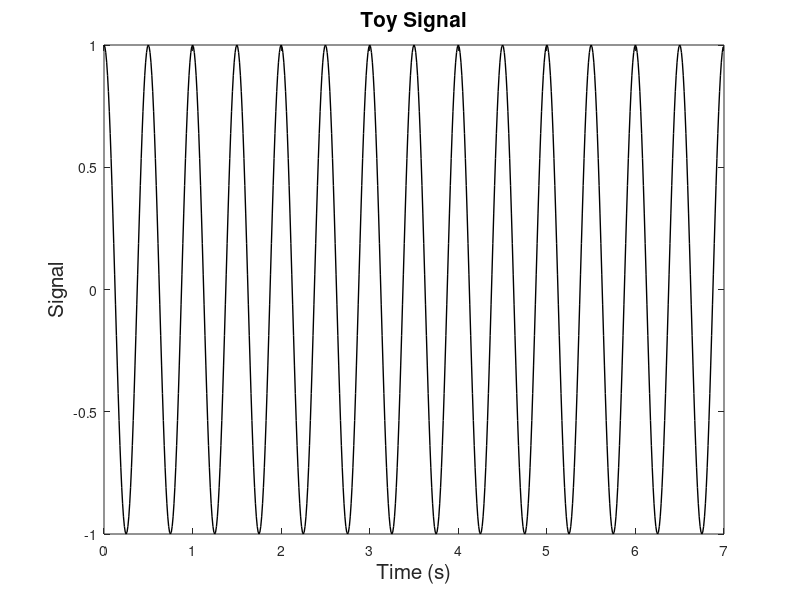

MATLAB code to generate this figure: (Note: this script raises an error after producing the figure.)
%%

clc; close all; clear;

% <latex>
% \title{BE 521: Homework 3 Questions\\{\normalsize Feature extraction} \\{\normalsize Spring 2021}}
% \author{68 points}
% \date{Due: Tuesday, 2/16/2021 10pm}
% \maketitle
% \textbf{Objective:} Extract features from data and build a simple detector
% </latex>

%% 
% <latex>
% \begin{center}
% \author{Shubhankar Patankar \\
%   \normalsize Collaborators: Peter Galer \\}
% \end{center}
% </latex>

%%
% <latex> 
% \section{Features and Simulations (39 pts)} As you learned
% in class, features are the backbone of almost all detection
% strategies, from seizures in EEG to faces in images. Features are
% usually defined in journal articles as an equation or set of
% equations, and the task for the reader---if she wants to use that
% feature---is to implement that feature in code. In this section, you
% will explore and implement some features commonly used in EEG
% analysis and test them on simulated time-series data.
% \begin{enumerate}
%  \item Consider the following toy signal: 7 seconds of a 2 Hz sine
%  wave with a quarter period phase-shift, sampled at 100 Hz
%   \begin{enumerate}
%    \item Plot the signal. (2 pts)
% </latex>

cd('/Users/sppatankar/Developer/BE-521')
addpath(genpath('Homework_3'));

duration = 7; % s
sampling_rate = 100; % Hz
dt = 1/sampling_rate;
time = 0:dt:7-dt;
signal_frequency = 2; % Hz
period = 1/signal_frequency;
toy_signal = sin((2 * pi * signal_frequency * (time + (0.25 * period))));

figure;
plot(time, toy_signal, 'LineWidth', 1, 'Color', [0, 0, 0])
xlabel('Time (s)', 'FontSize', 15);
ylabel('Signal', 'FontSize', 15);
title('Toy Signal', 'FontSize', 15);

%%
% <latex>
% \item Using the Matlab functions for the difference, sum, and
%   absolute value of the elements in a vector (look them up if you
%   don't know them), create an anonymous function for the
%    line-length feature
% 	$ LL(\mathbf{x}) = \sum_{i=2}^{n} |x_i - x_{i-1}| $ in one line of
% 	Matlab code that uses no loops (i.e., the outputs of one function
% 	will be the inputs of another). Your function should look
% 	something like \begin{lstlisting}
% 	  LLFn = @(x) XXXXXX;
% 	\end{lstlisting}
% 	where \texttt{XXXXX} represents some use of the aformentioned functions and the input signal \texttt{x}. (4 pts)
%    \item What is the line length of this signal? (2 pts)
%   \end{enumerate}
% </latex>

LLFn = @(x) sum(abs(diff(x)));
line_length_signal = LLFn(toy_signal)

%%
% <latex>
%  \item Consider line length of the signal using a sliding window
%  with a certain amount of window overlap (or, to think of it another
%  way, displacement with each ``slide''). Now, instead of having just
%  one value for the line length, you will have a number of values.
%   \begin{enumerate}
% 	\item Given a signal \texttt{x} with sampling frequency
% 	\texttt{fs} and windows of length \texttt{winLen} and displacement
% 	\texttt{winDisp} (both in seconds), create an anonymous function
% 	called \texttt{NumWins} that calculates the number of possible
% 	(full) windows in your signal of length \texttt{xLen} (in
% 	samples), i.e., \begin{lstlisting}
% 	  NumWins = @(xLen, fs, winLen, winDisp) XXXXXX;
% 	\end{lstlisting} where \texttt{XXXXXX} is the single-line
% 	expression for this value. You may assume that \texttt{winDisp} is
% 	a factor of both \texttt{winLen} (as it usually is/should be)
% 	and the length (in seconds) of \texttt{x}. (4 pts) 
% </latex>


% https://cs231n.github.io/convolutional-networks/
NumWins = @(xLen, fs, winLen, winDisp) ...
    ((xLen - (winLen * fs))/(winDisp * fs) + 1);

%%
% <latex>
%   \item Use this
% 	function to calculate the number of windows for the signal
% 	described in Question 1.1 for a 400 ms window with 200 ms
% 	displacement, i.e., the expression \begin{lstlisting}
% 	  NumWins(length(x), fs, winLen, winDisp)
% 	\end{lstlisting} 
% 	where \texttt{fs}, \texttt{winLen}, and \texttt{winDisp} are the appropriate values. (1 pt)
% </latex>

winLen = 0.4; % window size (s)
winDisp = 0.2; % window displacement (s)

number_of_windows = ...
    NumWins(length(toy_signal), sampling_rate, winLen, winDisp)

%%
% <latex>
% 	\item Repeat the above calculation for 50 ms window displacement. (1 pt)
% </latex>

number_of_windows = ...
    NumWins(length(toy_signal), sampling_rate, winLen, 50/1000)

%%
% <latex>
% 	\item Repeat the above calculation for 100 ms window displacement. (1 pt)
%   \end{enumerate}
% </latex>

number_of_windows = ...
    NumWins(length(toy_signal), sampling_rate, winLen, 100/1000)

%%
% <latex> 
%   \item 
%   \begin{enumerate}
%    \item Create a function (in another file) called
%    \texttt{MovingWinFeats(x, fs, winLen, winDisp, featFn)} that
%    returns a vector of the values of the feature on the signal
%    \texttt{x} in all the possible windows, where \texttt{featFn} is
%    a feature function like the one you wrote in Question 1.1.b. You
%    may find it useful to use your \texttt{NumWins} function (or at
%    least its expression). You may assume that the product of
%    \texttt{winDisp} and the sampling rate \texttt{fs} is an integer.
%    (6 pts) \\
% </latex>

%%
% <latex>
% Make sure your MovingWinFeats code is in your pdf. One way is to use the following Matlab code (in your script) to automatically
% load in the function's code (where we assume that the function is
% one directory up from the *.tex file). Windows users may need to
% change the forward-slash to a backslash. 
% </latex>

%   <latex>
%   \lstinputlisting{[path to] MovingWinFeats.m}
%   </latex>

%%
% <latex>
%    \item Using the signal you defined in Question 1.1 and the function you created in Question 1.1.b, calculate the line-length over windows of length 400 ms and displacement 200 ms. (2 pts)
% </latex>

winLen = 0.4; % s
winDisp = 0.2; % s
LL = MovingWinFeats(toy_signal, sampling_rate, winLen, winDisp, LLFn);

%%
% <latex>
%    \item Add a unit-amplitude 10 Hz signal (in the form of a sine wave) to your original signal and again calculate the line length over the same window and displacement. (2 pts)
%   \end{enumerate}
% </latex>

new_signal_frequency = 10; % Hz
new_toy_signal = toy_signal + sin((2 * pi * new_signal_frequency * time));

new_LL = MovingWinFeats(new_toy_signal, sampling_rate, winLen, winDisp, LLFn);

%%
% <latex>
%   \item Code the following 3 additional features in MINIMAL lines of code (hint: each can be implemented in one line using the anonymous function trick).
%   \begin{enumerate}
%    \item Area, $\displaystyle A(\mathbf{x}) = \sum_{i=1}^{n} |x_i| $ \quad (2 pts)
% </latex>

areaFn = @(x) sum(abs(x));
new_area = MovingWinFeats(new_toy_signal, sampling_rate, winLen, winDisp, areaFn);

%%
% <latex>
%    \item Energy, $\displaystyle E(\mathbf{x}) = \sum_{i=1}^{n} x_i^2 $ \quad (2 pts)
% </latex>

energyFn = @(x) sum(x.^2);
new_energy = MovingWinFeats(new_toy_signal, sampling_rate, winLen, winDisp, energyFn);

%%
% <latex>
%    \item Zero-Crossings around mean,\\ $\displaystyle ZX(\mathbf{x}) = \sum_{i=2}^{n} \mathbf{1}(\mathbf{FromAbove}) \;\mbox{OR}\; \mathbf{1}(\mathbf{FromBelow})$, 
%        where $\mathbf{1}(\cdot)$ denotes the indicator function, which returns a zero if its argument is false and a one if it is true, 
%        $\mathbf{FromAbove}$ denotes $(x_{i-1} - \overline{x} > 0) \;\mbox{AND}\; (x_i - \overline{x} < 0)$, 
%        $\mathbf{FromBelow}$ denotes $(x_{i-1} - \overline{x} < 0) \;\mbox{AND}\; (x_i - \overline{x} > 0)$,
%        and $\overline{x}$ is the mean value of the elements in $x$. (4 pts)
% </latex>

ZCFn = @(x) sum(diff(sign(x - mean(x))) ~= 0);
new_ZC = MovingWinFeats(new_toy_signal, sampling_rate, winLen, winDisp, ZCFn);

%%
% <latex>
%    \item Plot the values of the four features on the combined signal in the first four cells of a 3x2 matlab subplot.
%    Use a 400 ms window with 100 ms displacement. Using the right-aligned convention (where the
%    ``official'' time of the feature is that of the last data point
%    in the window), give the appropriate time axis for each window
%    point. In addition, plot the original signal with the 2Hz and 10Hz
%    components in the last two cells of the 3x2 subplot (to make
%    comparing down the column easy). Ensure that the time axis in all
%    of your plots is the same. (6 pts)
% </latex>

num_wins =  NumWins(length(toy_signal), sampling_rate, winLen, winDisp);
time_feats = zeros(1, num_wins);
win_start_idx = 1;
for i = 1:num_wins
    win_end_idx = win_start_idx + (winLen * sampling_rate) - 1;
    time_feats(i) = time(win_end_idx);
    win_start_idx = win_start_idx + (winDisp * sampling_rate);
end

figure;
hold on
subplot(3, 2, 1)
plot(time_feats, new_LL, 'LineWidth', 0.7, 'Color', [0, 0, 0])
xlim([0, duration])
xlabel('Time (s)', 'FontSize', 15);
ylabel('Line Length', 'FontSize', 15);

subplot(3, 2, 2)
plot(time_feats, new_area, 'LineWidth', 0.7, 'Color', [0, 0, 0])
xlim([0, duration])
xlabel('Time (s)', 'FontSize', 15);
ylabel('Area', 'FontSize', 15);

subplot(3, 2, 3)
plot(time_feats, new_energy, 'LineWidth', 0.7, 'Color', [0, 0, 0])
xlim([0, duration])
xlabel('Time (s)', 'FontSize', 15);
ylabel('Energy', 'FontSize', 15);

subplot(3, 2, 4)
plot(time_feats, new_ZC, 'LineWidth', 0.7, 'Color', [0, 0, 0])
xlim([0, duration])
xlabel('Time (s)', 'FontSize', 15);
ylabel('Zero Crossings', 'FontSize', 15);

subplot(3, 2, 5)
plot(time, new_toy_signal, 'LineWidth', 0.7, 'Color', [0, 0, 0])
xlim([0, duration])
xlabel('Time (s)', 'FontSize', 15);
ylabel('Signal', 'FontSize', 15);

subplot(3, 2, 6)
plot(time, new_toy_signal, 'LineWidth', 0.7, 'Color', [0, 0, 0])
xlim([0, duration])
xlabel('Time (s)', 'FontSize', 15);
ylabel('Signal', 'FontSize', 15);


%%
% <latex>
%   \end{enumerate}
% \end{enumerate}  
% \section{Feature Overlays (17 pts)}
% In this section, you will use a line-length feature overlay on a segment of EEG containing a seizure. This data is stored in \texttt{I521\_A0003\_D001} 
% \begin{enumerate}
%  \item What is the length using hours:minutes:seconds:milliseconds of the recording? (Use getDuration) (2 pts)
% </latex>

addpath(genpath('ieeg-matlab-1.14.49'))

session_1 = IEEGSession('I521_A0003_D001', 'spatank', 'spa_ieeglogin.bin');
IEEG_signal_duration = session_1.data(1).rawChannels(1).get_tsdetails.getDuration;
IEEG_signal_duration = IEEG_signal_duration/1000; % ms

hours = floor(IEEG_signal_duration/(60 * 60 * 1000))
remainder = rem(IEEG_signal_duration, 60 * 60 * 1000);

minutes = floor(remainder/(60 * 1000))
remainder = rem(remainder, 60 * 1000);

seconds = floor(remainder/1000)
milliseconds = rem(remainder, 1000)


%%
% <latex>
%  \item How many data points should we discard at the end if we want to clip the recording to the last full second? Do this clipping. (1 pt)
% </latex>

remove_duration = milliseconds/1000; % s
sampling_rate = session_1.data.sampleRate;
remove_points = (remove_duration * sampling_rate) + 1

end_time = session_1.data.rawChannels(1).get_tsdetails.getEndTime/1e6; % s
chirp_signal = session_1.data.getvalues(1:ceil(end_time * sampling_rate), 1);

all_seconds = (hours * 60 * 60) + (minutes * 60) + seconds;
dt = 1/sampling_rate;
chirp_time = 0:dt:all_seconds - dt;
chirp_signal = chirp_signal(1:end-remove_points); % clipped to nearest second

%%
% <latex>
%  \item If we want to overlay a feature trace on the original signal, we have to interpolate that feature (which has been calculated over windows) for each data point of the original signal. One of the simplest methods of doing this is called zero-order interpolation, where we just hold the value constant until we get to the next calculated value. For example, if we had a moving window of 1 second with 1 second displacement, the zero-order interpolated feature vector would have the same value the entire first second, then the same for the entire second second, etc, where each second contains the same number of points as the sampling frequency of the original signal.
%  \begin{enumerate}
%   \item Using the \texttt{repmat} and \texttt{reshape} functions, create an external function \texttt{zoInterp(x, numInterp} that copies each value of \texttt{x} \texttt{numInterp} times. You can implement this function in one line of code with no loops. Include the code for this function as you did in Question 1.3.a. (2 pts)
% </latex>

%%
% <latex>
%   \item Confirm that this function works correctly by expanding the length of the vector \texttt{1:5} by a factor of 5 and plotting with the command
%   \begin{lstlisting}
% 	plot(zoInterp(1:5,5),'-o')
%   \end{lstlisting}
%   where the \texttt{'-o'} option lets us see the individul points as well as the line that connects them. (2 pts)
%  \end{enumerate}
% </latex>

figure;
plot(zoInterp(1:5, 5), '-o', 'LineWidth', 1, 'Color', [0, 0, 0])
title('Replication Test', 'FontSize', 15);

%%
% <latex>
%  \item Using a 5-second sliding window with 1-second displacement,
%  calculate the line length feature over the entire signal. Normalize
%  the line-length feature values to have a maximum twice that of the
%  original EEG signal maximum. Plot the signal in blue and overlay
%  the right-aligned line-length feature in yellow. Note: you will need
%  to pad your
%  signal in order to get them to line up correctly and be the
%  same length. Put the units of your time axis in minutes, and be
%  sure to add a legend in a location in the plot that does not cover
%  up any signal or feature. (6 pts)
% </latex>

winLen = 5; % s
winDisp = 1; % s

LL_chirp = MovingWinFeats(chirp_signal, sampling_rate, winLen, winDisp, LLFn);
LL_chirp_interp = [LL_chirp(1) .* ones(1, (winLen - winDisp) .* sampling_rate), ...
    zoInterp(LL_chirp, winDisp * sampling_rate)];

LL_chirp_norm = (LL_chirp .* 2 .* max(chirp_signal))./max(LL_chirp);

LL_chirp_norm_interp = [LL_chirp_norm(1) .* ones(1, (winLen - winDisp) .* sampling_rate), ...
    zoInterp(LL_chirp_norm, winDisp * sampling_rate)];

figure;
hold on
chirp_time_mins = chirp_time ./ 60;
plot(chirp_time_mins, chirp_signal, 'LineWidth', 2, ...
    'Color', 'b');
plot(chirp_time_mins, LL_chirp_norm_interp, 'LineWidth', 2, ...
    'Color', 'y');
xlim([0, chirp_time_mins(end)])
legend('Signal', 'Normalized Line Length', 'Location', 'NorthWest');
hold off
xlabel('Time (min)', 'FontSize', 15);
title('Normalized Line Length for I521\_A0003\_D001', 'FontSize', 15);

%%
% <latex>
%  \item What threshold might you use on the raw line-length feature
%  vector (not the normalized one used for plotting) in order to
%  capture the 17 largest pre-seizure chirps that occur? (1 pt)
% </latex>

figure;
plot(chirp_time_mins, LL_chirp_interp, 'LineWidth', 2, ...
    'Color', 'k');
xlabel('Time (min)', 'FontSize', 15);
title('Line Length (I521\_A0003\_D001)', 'FontSize', 15);

threshold = 42000 % for 17 pre-seizure chirps

%%
% <latex>
%  \item Using this threshold value, in another plot draw red vertical lines at the leading point in time where the threshold is crossed. Add these vertical lines on top of the plot you made in Question 2.4. These events should capture the pre-seizure chirps, the seizure onset, and some flickering during the end of the seizure. (3 pts)
% </latex>

inds_all = find(LL_chirp_interp >= threshold); % index into signal
inds_val = find(LL_chirp_interp(inds_all - 1) < threshold); % index into index
inds = inds_all(inds_val);

figure;
hold on
chirp_time_mins = chirp_time ./ 60;
plot(chirp_time_mins, chirp_signal, 'LineWidth', 2, ...
    'Color', 'b');
plot(chirp_time_mins, LL_chirp_norm_interp, 'LineWidth', 2, ...
    'Color', 'y');
plot([chirp_time_mins(inds); chirp_time_mins(inds)], ...
    repmat(ylim', 1, size(inds, 2)), '-r', 'LineWidth', 0.75)
xlim([0, chirp_time_mins(end)])
legend('Signal', 'Normalized Line Length', 'Location', 'NorthWest');
hold off
xlabel('Time (min)', 'FontSize', 15);
title('Normalized Line Length (I521\_A0003\_D001)', 'FontSize', 15);

%%
% <latex>
% \end{enumerate}
% \section{Building a Detector (12 pts)}
% In this section, you will use the features you defined previously to build a seizure detector. Use the EEG data in the file \texttt{I521\_A0003\_D002} with channels \texttt{multiSz\_1}, and \texttt{multiSz\_2}.
% \begin{enumerate}
%  \item Plot the signal in \texttt{multiSz\_1} and draw vertical red lines at the times when you think the two seizures begin. (You should be able to do this without the need of any features.) (2 pts)
% </latex>

session_2 = IEEGSession('I521_A0003_D002', 'spatank', 'spa_ieeglogin.bin');
sampling_rate = session_2.data.sampleRate;

end_time = session_2.data.rawChannels(1).get_tsdetails.getEndTime/1e6; % s
multiSz_1 = session_2.data.getvalues(1:ceil(end_time * sampling_rate), 1);

dt = 1/sampling_rate;
time_multiSz_1 = 0:dt:end_time;

seizure_inds = [755, 9382];

figure;
hold on
plot(time_multiSz_1, multiSz_1, 'LineWidth', 1, 'Color', [0, 0, 0])
plot([seizure_inds; seizure_inds], ...
    repmat(ylim', 1, size(seizure_inds, 2)), '-r', 'LineWidth', 2)
hold off
xlabel('Time (s)', 'FontSize', 15);
ylabel('Signal', 'FontSize', 15);
title('Channel 1 (I521\_A0003\_D002)', 'FontSize', 15);

%%
% <latex>
%  \item Produce feature overlay plots similar to that of Question 2.4 for each of the four features you have implemented along with the red vertical lines at each seizure. Use the same 4-second sliding window with 1 second displacement. (4 pts)
% </latex>

winLen = 0.4; % s
winDisp = 0.1; % s

multiSz_1_LL = MovingWinFeats(multiSz_1, sampling_rate, winLen, winDisp, LLFn);
multiSz_1_area = MovingWinFeats(multiSz_1, sampling_rate, winLen, winDisp, areaFn);
multiSz_1_energy = MovingWinFeats(multiSz_1, sampling_rate, winLen, winDisp, energyFn);
multiSz_1_ZC = MovingWinFeats(multiSz_1, sampling_rate, winLen, winDisp, ZCFn);

multiSz_1_LL_interp = [multiSz_1_LL(1) .* ...
    ones(1, round((winLen - winDisp) .* sampling_rate)), ...
    zoInterp(multiSz_1_LL, winDisp * sampling_rate)];
multiSz_1_area_interp = [multiSz_1_area(1) .* ...
    ones(1, round((winLen - winDisp) .* sampling_rate)), ...
    zoInterp(multiSz_1_area, winDisp * sampling_rate)];
multiSz_1_energy_interp = [multiSz_1_energy(1) .* ...
    ones(1, round((winLen - winDisp) .* sampling_rate)), ...
    zoInterp(multiSz_1_energy, winDisp * sampling_rate)];
multiSz_1_ZC_interp = [multiSz_1_ZC(1) .* ...
    ones(1, round((winLen - winDisp) .* sampling_rate)), ...
    zoInterp(multiSz_1_ZC, winDisp * sampling_rate)];

multiSz_1_LL_interp = (multiSz_1_LL_interp .* 2 .* max(multiSz_1))./max(multiSz_1_LL_interp);
multiSz_1_area_interp = (multiSz_1_area_interp .* 2 .* max(multiSz_1))./max(multiSz_1_area_interp);
multiSz_1_energy_interp = (multiSz_1_energy_interp .* 2 .* max(multiSz_1))./max(multiSz_1_energy_interp);
multiSz_1_ZC_interp = (multiSz_1_ZC_interp .* 2 .* max(multiSz_1))./max(multiSz_1_ZC_interp);

figure;
hold on
plot(time_multiSz_1, multiSz_1, 'LineWidth', 2, 'Color', [0, 0, 0])
plot(time_multiSz_1, multiSz_1_LL_interp, 'LineWidth', 2, 'Color', [0.7, 0.7, 0.7])
plot([seizure_inds; seizure_inds], ...
    repmat(ylim', 1, size(seizure_inds, 2)), '-r', 'LineWidth', 2)
hold off
xlim([0, end_time])
legend('Raw Signal', 'Normalized Line Length', 'Location', 'NorthEast')
title('Line Length (I521\_A0003\_D002 Ch. 1)', 'FontSize', 15);
xlabel('Time (s)', 'FontSize', 15);
ylabel('Line Length', 'FontSize', 15);

figure;
hold on
plot(time_multiSz_1, multiSz_1, 'LineWidth', 2, 'Color', [0, 0, 0])
plot(time_multiSz_1, multiSz_1_area_interp, 'LineWidth', 2, 'Color', [0.7, 0.7, 0.7])
plot([seizure_inds; seizure_inds], ...
    repmat(ylim', 1, size(seizure_inds, 2)), '-r', 'LineWidth', 2)
hold off
xlim([0, end_time])
legend('Raw Signal', 'Normalized Area', 'Location', 'NorthEast')
title('Area (I521\_A0003\_D002 Ch. 1)', 'FontSize', 15);
xlabel('Time (s)', 'FontSize', 15);
ylabel('Area', 'FontSize', 15);

figure;
hold on
plot(time_multiSz_1, multiSz_1, 'LineWidth', 2, 'Color', [0, 0, 0])
plot(time_multiSz_1, multiSz_1_energy_interp, 'LineWidth', 2, 'Color', [0.7, 0.7, 0.7])
plot([seizure_inds; seizure_inds], ...
    repmat(ylim', 1, size(seizure_inds, 2)), '-r', 'LineWidth', 2)
hold off
xlim([0, end_time])
legend('Raw Signal', 'Normalized Energy', 'Location', 'NorthEast')
title('Energy (I521\_A0003\_D002 Ch. 1)', 'FontSize', 15);
xlabel('Time (s)', 'FontSize', 15);
ylabel('Energy', 'FontSize', 15);

figure;
hold on
plot(time_multiSz_1, multiSz_1, 'LineWidth', 2, 'Color', [0, 0, 0])
plot(time_multiSz_1, multiSz_1_ZC_interp, 'LineWidth', 2, 'Color', [0.7, 0.7, 0.7])
plot([seizure_inds; seizure_inds], ...
    repmat(ylim', 1, size(seizure_inds, 2)), '-r', 'LineWidth', 2)
hold off
xlim([0, end_time])
legend('Raw Signal', 'Normalized Zero Crossings', 'Location', 'SouthEast')
title('Zero Crossings (I521\_A0003\_D002 Ch. 1)', 'FontSize', 15);
xlabel('Time (s)', 'FontSize', 15);
ylabel('Zero Crossings', 'FontSize', 15);

%%
% <latex>
%  \item 
%   \begin{enumerate}
%    \item Based on your plots in the previous question, which of the
%    four features seems to give the largest signal (relative to the
%    background) for when a seizure occurs? Explain why you think this feature is the best. (3 pts)
% </latex>

% Energy seems to give the largest signal relative to the background before
% a seizure. There are significant pre-seizure spikes in line length, area,
% and energy. However, the difference in values between the spike and the
% mean for line length and area is much smaller compared to the same
% difference for energy. Zero crossings on the other hand are much noisier
% compared to the other three features.

%%
% <latex>
%    \item What threshold would you use to determine if a seizure is occurring? (1 pt)
% </latex>

% Normalized energy exceeding 3000 is a strong indicator of an imminent seizure. 
threshold = 3000 % energy threshold for seizure 

%%
% <latex>
%   \end{enumerate}
% </latex>

%%
% <latex>
%  \item The signal in \texttt{multiSz\_2} contains another seizure (whose location should again be fairly obvious). Plot the data along with the feature and threshold (horizontal black line, with correct normalization for the signal in \texttt{data2}) you determined in the previous question. (2 pts)
% </latex>

signal_duration = session_2.data(1).rawChannels(2).get_tsdetails.getDuration;
signal_duration = signal_duration/1e6; % s
sampling_rate = session_2.data.sampleRate;

end_time = session_2.data.rawChannels(2).get_tsdetails.getEndTime/1e6; % s
multiSz_2 = session_2.data.getvalues(1:ceil(end_time * sampling_rate), 2);

dt = 1/sampling_rate;
time_multiSz_2 = 0:dt:end_time;

winLen = 0.4; % s
winDisp = 0.1; % s

multiSz_2_energy = MovingWinFeats(multiSz_2, sampling_rate, winLen, winDisp, energyFn);
multiSz_2_energy_interp = [multiSz_2_energy(1) .* ...
    ones(1, round((winLen - winDisp) .* sampling_rate)), ...
    zoInterp(multiSz_2_energy, winDisp * sampling_rate)];
multiSz_2_energy_interp_norm = (multiSz_2_energy_interp .* 2 .* max(multiSz_2))./max(multiSz_2_energy_interp);

figure;
hold on
plot(time_multiSz_2, multiSz_2, 'LineWidth', 1, 'Color', 'b')
plot(time_multiSz_2, multiSz_2_energy_interp_norm, 'LineWidth', 1, ...
    'Color', 'r')
line([0, time_multiSz_2(end)], [threshold, threshold], 'LineWidth', 1, ...
    'Color', [0, 0, 0])
hold off
legend('Signal', 'Normalized Energy', 'Threshold', 'Location', 'NorthEast');
xlabel('Time (s)', 'FontSize', 15);
title('Channel 2 (I521\_A0003\_D002)', 'FontSize', 15);

%%
% <latex>
% \end{enumerate}
% </latex>


